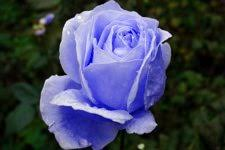
#> input picture deep_learning/OpenCV/color_images.jpeg, 225 x 150 px, found by its file name
$ python image_histogram.py
#> lines starting #> are read from the running program, lines starting #| are printed output that depends on the picture


import cv2 as cv
import numpy as np
import matplotlib.pyplot as plt

img=cv.imread("deep_learning/OpenCV/color_images.jpeg",0)
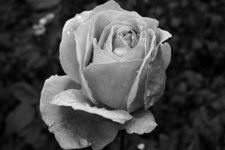
#> img: shape (150, 225); min 0, max 255, mean 70.8

cv.imshow("image",img)
hist=cv.calcHist([img],[0],None,[256],[0,255])
#> hist = 256 values, max 609 at index 22, min 0 at index 240, mean 131.8

plt.plot(hist)
plt.show()
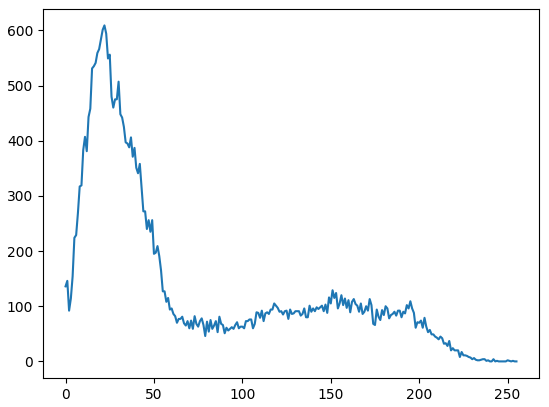
#> figure drawn by matplotlib, 1 panel; curve peaks at x = 22, y = 609
cv.waitKey(0)
cv.destroyAllWindows()

$ run again, with deep_learning/OpenCV/otsu_images.jpeg copied over deep_learning/OpenCV/color_images.jpeg
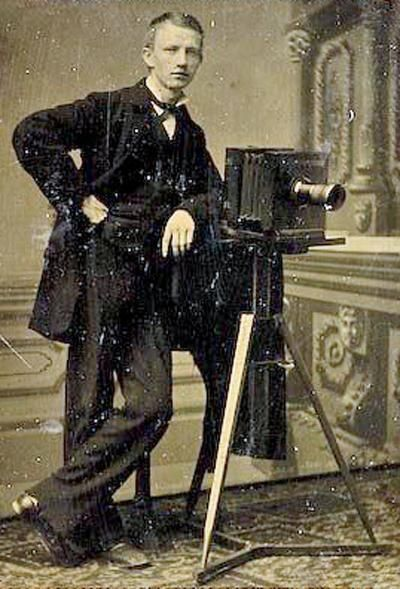
#> input picture deep_learning/OpenCV/otsu_images.jpeg, 400 x 589 px, found by its file name
#> `img=cv.imread("deep_learning/OpenCV/color_images.jpeg",0)`:
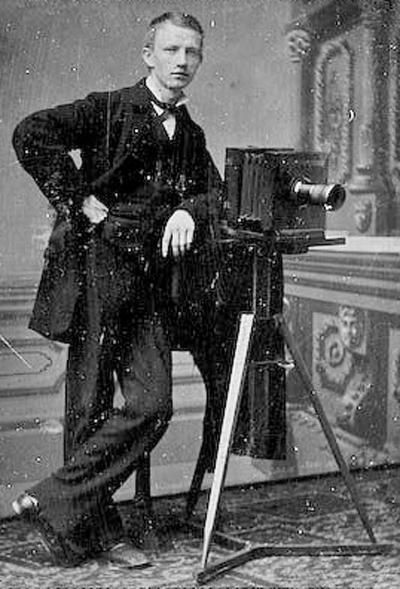
#> img: shape (589, 400); min 0, max 255, mean 92.8
#> hist = 256 values, max 2380 at index 0, min 0 at index 255, mean 920.2
#> `plt.show()`:
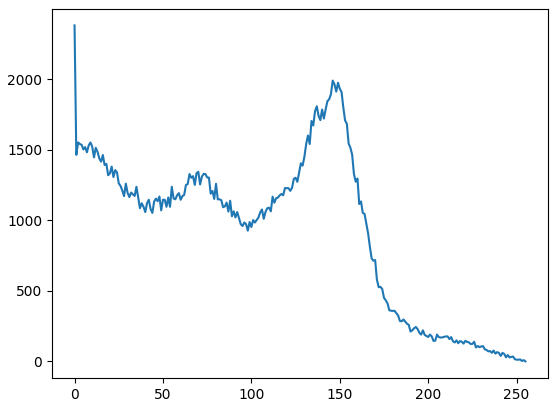
#> figure drawn by matplotlib, 1 panel; curve peaks at x = 0, y = 2380
